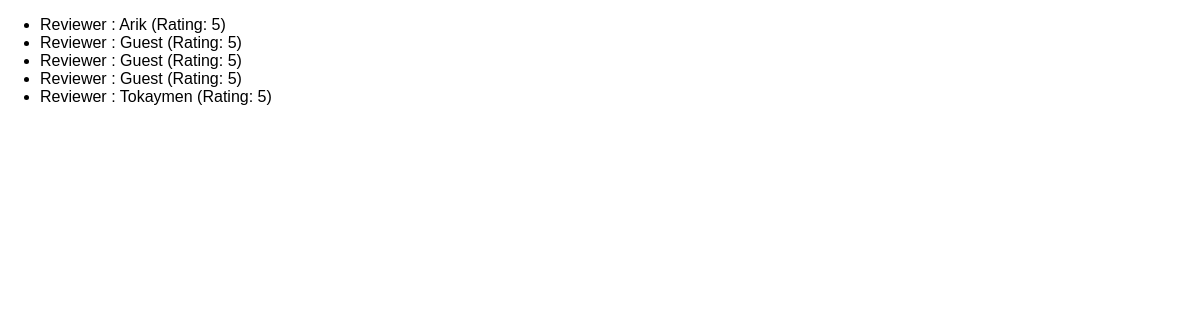
Page /review-list/ on the earlier database version.
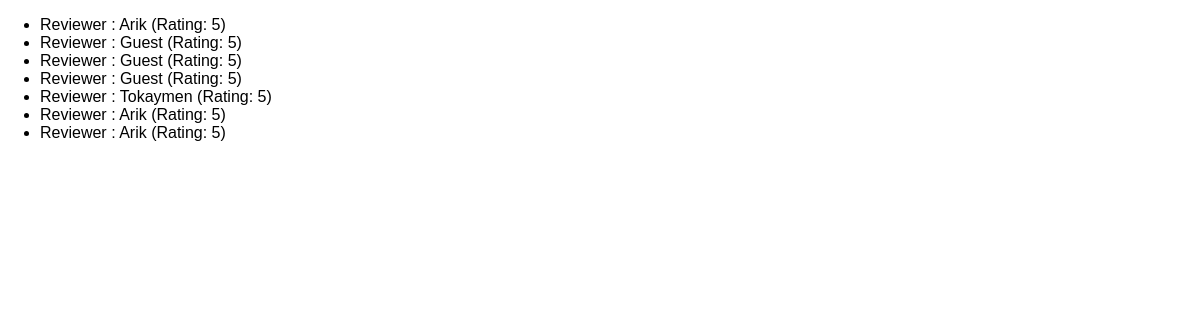
Same page on the later database version.
### reviews/models.py (models this page shows)
class Review(models.Model):
    user_name = models.CharField(max_length=100)
    review_text = models.TextField()
    rating = models.IntegerField()

### reviews/views.py (the view)
# urls.py: path('review-list/', views.ReviewListView.as_view()),
class ReviewListView(ListView):
    model = Review
    template_name = "reviews/list_review.html"
    context_object_name = "reviews"  # to retrieve data to view as name reviews
    def get_queryset(self):
        base_query = super().get_queryset()
        data = base_query.filter(rating__gt=4)
        return data

### reviews/templates/reviews/list_review.html (shortened to what this page needs)
{% extends 'reviews/base.html' %}
{% block content %}
    <ul>
        {% for items in reviews %}
            <li>Reviewer : {{items.user_name}} (Rating: {{items.rating}})</li>
        {% endfor %}
    </ul>
{% endblock content %}

Differences in the rows shown:
added Review: user_name "Arik", rating "5"
added Review: user_name "Arik", rating "5"
